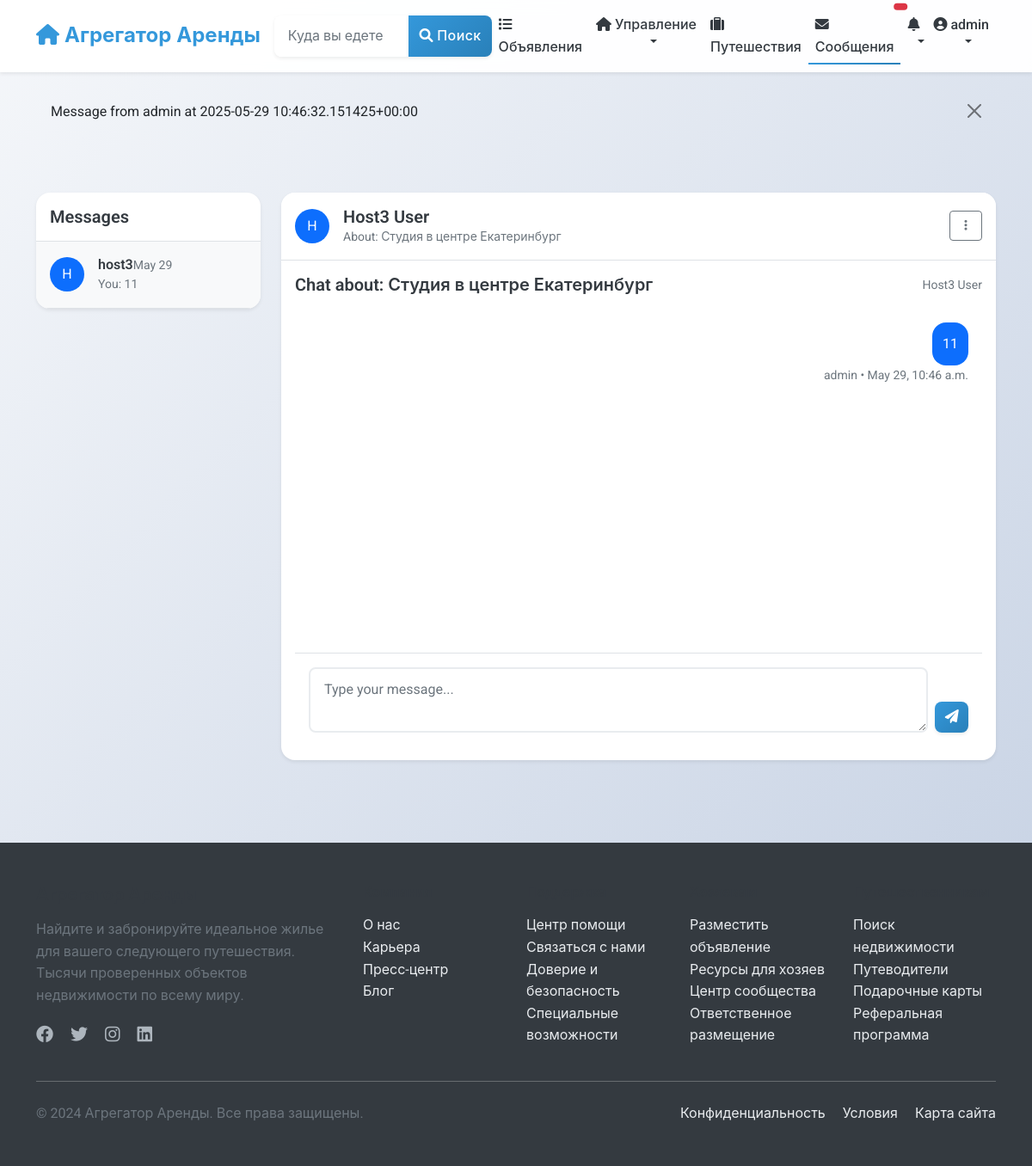
The page /chat/1/ (signed in) on the database as committed earlier.
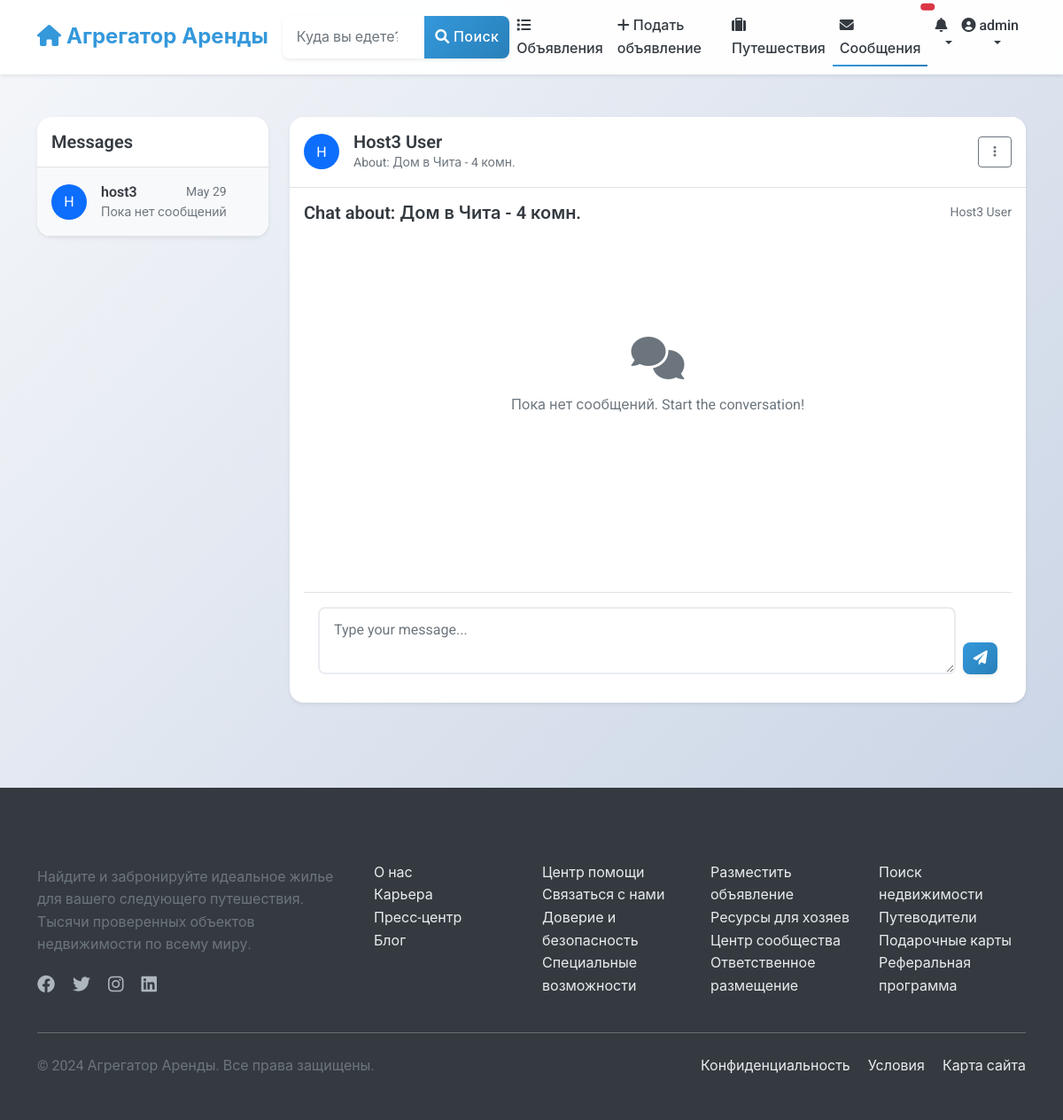
The same page on the database as committed later.
### chat/models.py (models this page shows, shortened)
class Message(models.Model):
    conversation = models.ForeignKey(
        Conversation,
        on_delete=models.CASCADE,
        related_name='messages',
        verbose_name=_("Conversation")
    )
    sender = models.ForeignKey(
        settings.AUTH_USER_MODEL,
        on_delete=models.CASCADE,
        related_name='sent_messages',
        verbose_name=_("Sender")
    )
    content = models.TextField(_("Message"))
    created_at = models.DateTimeField(_("Created at"), auto_now_add=True)
    is_read = models.BooleanField(_("Is read"), default=False)
    class Meta:
        verbose_name = _("Message")
        verbose_name_plural = _("Messages")
        ordering = ['created_at']
    def __str__(self):
        return f"Message from {self.sender.username} at {self.created_at}"

class Conversation(models.Model):
    participants = models.ManyToManyField(
        settings.AUTH_USER_MODEL,
        related_name='conversations',
        verbose_name=_("Participants")
    )
    created_at = models.DateTimeField(_("Created at"), auto_now_add=True)
    updated_at = models.DateTimeField(_("Updated at"), auto_now=True)
    listing = models.ForeignKey(
        'listings.Listing',
        on_delete=models.SET_NULL,
        related_name='conversations',
        null=True,
        blank=True,
        verbose_name=_("Related Listing")
    )
    booking = models.ForeignKey(
        'listings.Booking',
        on_delete=models.SET_NULL,
        related_name='conversations',
        null=True,
        blank=True,
        verbose_name=_("Related Booking")
    )
    class Meta:
        verbose_name = _("Conversation")
        verbose_name_plural = _("Conversations")
        ordering = ['-updated_at']
    @property
    def last_message(self):
        return self.messages.order_by('-created_at').first()

### users/models.py (models this page shows, shortened)
class User(AbstractUser):
    phone_number = models.CharField(_("Phone number"), max_length=20, blank=True)
    profile_picture = models.URLField(_("Profile picture URL"), blank=True)
    bio = models.TextField(_("Bio"), blank=True)
    is_phone_verified = models.BooleanField(_("Phone verified"), default=False)
    is_id_verified = models.BooleanField(_("ID verified"), default=False)
    is_host = models.BooleanField(_("Is host"), default=False)
    is_guest = models.BooleanField(_("Is guest"), default=True)
    ROLE_CHOICES = [
        ('user', _('Regular User')),
        ('host', _('Host')),
        ('moderator', _('Moderator')),
        ('admin', _('Administrator')),
    ]
    role = models.CharField(_("Role"), max_length=20, choices=ROLE_CHOICES, default='user')
    email_notifications = models.BooleanField(_("Email notifications"), default=True)
    sms_notifications = models.BooleanField(_("SMS notifications"), default=False)
    date_joined = models.DateTimeField(_("Date joined"), auto_now_add=True)
    last_updated = models.DateTimeField(_("Last updated"), auto_now=True)
    class Meta:
        verbose_name = _("User")
        verbose_name_plural = _("Users")

### listings/models.py (models this page shows, shortened)
class Listing(models.Model):
    title = models.CharField(_("Title"), max_length=100)
    description = models.TextField(_("Description"))
    address = models.CharField(_("Address"), max_length=255)
    city = models.CharField(_("City"), max_length=100)
    state = models.CharField(_("State/Province"), max_length=100)
    country = models.CharField(_("Country"), max_length=100)
    zip_code = models.CharField(_("ZIP/Postal Code"), max_length=20)
    latitude = models.DecimalField(_("Latitude"), max_digits=10, decimal_places=7, null=True, blank=True)
    longitude = models.DecimalField(_("Longitude"), max_digits=10, decimal_places=7, null=True, blank=True)
    price_per_night = models.DecimalField(_("Price per night"), max_digits=10, decimal_places=2)
    cleaning_fee = models.DecimalField(_("Cleaning fee"), max_digits=10, decimal_places=2, default=0)
    service_fee = models.DecimalField(_("Service fee"), max_digits=10, decimal_places=2, default=0)
    bedrooms = models.PositiveSmallIntegerField(_("Bedrooms"))
    bathrooms = models.DecimalField(_("Bathrooms"), max_digits=3, decimal_places=1)
    accommodates = models.PositiveSmallIntegerField(_("Accommodates"))
    property_type = models.CharField(_("Property type"), max_length=50)
    image_urls = models.JSONField(_("Image URLs"), default=list, null=True, blank=True)
    amenities = models.JSONField(_("Amenities"), default=list)
    house_rules = models.TextField(_("House rules"), blank=True)
    check_in_time = models.TimeField(_("Check-in time"), null=True, blank=True)
    check_out_time = models.TimeField(_("Check-out time"), null=True, blank=True)
    minimum_nights = models.PositiveSmallIntegerField(_("Minimum nights"), default=1)
    maximum_nights = models.PositiveSmallIntegerField(_("Maximum nights"), default=30)
    is_active = models.BooleanField(_("Is active"), default=True)
    is_approved = models.BooleanField(_("Is approved"), default=False)
    host = models.ForeignKey(
        settings.AUTH_USER_MODEL,
        on_delete=models.CASCADE,
        related_name='listings'
    )
    created_at = models.DateTimeField(_("Created at"), auto_now_add=True)
    updated_at = models.DateTimeField(_("Updated at"), auto_now=True)
    class Meta:
        verbose_name = _("Listing")
        verbose_name_plural = _("Listings")
        ordering = ['-created_at', '-id']
        ordering = ['-created_at']

### chat/views.py (the view, shortened to what this page needs)
# urls.py: path('<int:pk>/', views.conversation_detail, name='conversation_detail'),
@login_required
def conversation_detail(request, pk):
    conversation = get_object_or_404(Conversation, pk=pk)
    if request.user not in conversation.participants.all():
        raise Http404("Conversation not found")
    messages_list = conversation.messages.select_related('sender').order_by('created_at')
    unread_messages = messages_list.filter(is_read=False).exclude(sender=request.user)
    for msg in unread_messages:
        msg.is_read = True
        msg.save(update_fields=['is_read'])
    other_participants = conversation.participants.exclude(id=request.user.id)
    return render(request, 'chat/chat_room.html', {
        'conversation': conversation,
        'messages': messages_list,
        'other_participants': other_participants
    })

### notifications/templatetags/notify_tags.py (called while the page is built)
@register.simple_tag(takes_context=True)
def notification_count(context):
    user = context['request'].user
    if user.is_authenticated:
        count = user.notifications.filter(is_read=False).count()
        return count
    return 0

### chat/templates/chat/chat_room.html (shortened to what the changed rows need)
{% extends 'base.html' %}
{% load static %}
{% block content %}
<div class="container py-4">
    <div class="row">
        <div class="col-lg-3 mb-4 mb-lg-0">
            <div class="card shadow-sm">
                <div class="card-body p-0">
                    <div class="conversation-list" style="max-height: 70vh; overflow-y: auto;">
                        {% for conv in request.user.conversations.all %}
                        <a href="{% url 'chat:conversation_detail' pk=conv.id %}"
                           class="conversation-item d-flex align-items-center text-decoration-none text-reset p-3 border-bottom {% if conv.id == conversation.id %}bg-light{% endif %}">
                            {% for participant in conv.participants.all %}
                                {% if participant != request.user %}
                                    {% if participant.profile_picture %}
                                        <img src="{{ participant.profile_picture }}" class="rounded-circle me-3" width="40" height="40" alt="{{ participant.username }}">
                                    {% else %}
                                        <div class="rounded-circle bg-primary d-flex align-items-center justify-content-center me-3 text-white" style="width: 40px; height: 40px;">
                                            {{ participant.username|first|upper }}
                                        </div>
                                    {% endif %}
                                    <div>
                                        <div class="d-flex justify-content-between align-items-center">
                                            <h6 class="mb-0 text-truncate" style="max-width: 120px;">
                                                {{ participant.username }}
                                            </h6>
                                            <small class="text-muted">{{ conv.updated_at|date:"M d" }}</small>
                                        </div>
                                        <p class="mb-0 small text-muted text-truncate">
                                            {% if conv.last_message %}
                                                {% if conv.last_message.sender == request.user %}You: {% endif %}
                                                {{ conv.last_message.content|truncatechars:30 }}
                                            {% else %}
                                                Пока нет сообщений
                                            {% endif %}
                                        </p>
                                    </div>
                                {% endif %}
                            {% endfor %}
                        </a>
                        {% empty %}
                        <div class="p-4 text-center text-muted">
                            <p>Пока нет сообщений</p>
                        </div>
                        {% endfor %}
                    </div>
                </div>
            </div>
        </div>
        <div class="col-lg-9">
            <div class="card shadow-sm">
                <div class="card-header bg-white p-3 border-bottom">
                    <div class="d-flex align-items-center">
                        {% with other_user=other_participants.first %}
                            {% if other_user.profile_picture %}
                                <img src="{{ other_user.profile_picture }}" class="rounded-circle me-3" width="40" height="40" alt="{{ other_user.username }}">
                            {% else %}
                                <div class="rounded-circle bg-primary d-flex align-items-center justify-content-center me-3 text-white" style="width: 40px; height: 40px;">
                                    {{ other_user.username|first|upper }}
                                </div>
                            {% endif %}
                            <div>
                                <h5 class="mb-0">{{ other_user.get_full_name|default:other_user.username }}</h5>
                                {% if conversation.listing or conversation.booking %}
                                    <p class="text-muted mb-0 small">
                                        {% if conversation.listing %}
                                            About: {{ conversation.listing.title }}
                                        {% elif conversation.booking %}
                                            Бронирование: {{ conversation.booking.listing.title }}
                                        {% endif %}
                                    </p>
                                {% endif %}
                            </div>
                        {% endwith %}
                        <div class="dropdown ms-auto">
                            <button class="btn btn-outline-secondary btn-sm" type="button" id="chatOptionsDropdown" data-bs-toggle="dropdown" aria-expanded="false">
                            </button>
                        </div>
                    </div>
                </div>
                <div class="card-body p-0">
                    <div class="p-3">
                    <div class="d-flex justify-content-between align-items-center mb-3">
                        <h5 class="mb-0">
                            {% if conversation.listing %}
                                Chat about: {{ conversation.listing.title }}
                            {% elif conversation.booking %}
                                Бронирование: {{ conversation.booking.listing.title }}
                            {% else %}
                                Чат
                            {% endif %}
                        </h5>
                        <div class="text-muted small">
                            {% for participant in other_participants %}
                                {{ participant.get_full_name|default:participant.username }}
                            {% endfor %}
                        </div>
                    </div>
                    <div class="chat-messages p-3" id="messageContainer" style="height: 400px; overflow-y: auto;">
                        {% if messages %}
                            {% for message in messages %}
                                <div class="message mb-3 {% if message.sender == request.user %}message-outgoing{% else %}message-incoming{% endif %}">
                                    <div class="d-flex {% if message.sender == request.user %}justify-content-end{% endif %}">
                                        <div class="message-content {% if message.sender == request.user %}bg-primary text-white{% else %}bg-light{% endif %}" style="max-width: 80%; border-radius: 1rem; padding: 0.75rem;">
                                            {{ message.content|linebreaksbr }}
                                        </div>
                                    </div>
                                    <div class="message-meta small text-muted {% if message.sender == request.user %}text-end{% endif %}">
                                        {{ message.sender.first_name|default:message.sender.username }} • {{ message.created_at|date:"M d, g:i a" }}
                                    </div>
                                </div>
                            {% endfor %}
                        {% else %}
                            <div class="text-center my-5 py-5">
                                <i class="fas fa-comments fa-3x text-muted mb-3"></i>
                                <p class="text-muted">Пока нет сообщений. Start the conversation!</p>
                            </div>
                        {% endif %}
                    </div>
                </div>
            </div>
        </div>
    </div>
</div>
{% endblock %}

### templates/base.html (shortened to what this page needs)
<!DOCTYPE html>
<html lang="en">
<head>
    <link href="https://cdn.jsdelivr.net/npm/bootstrap@5.1.3/dist/css/bootstrap.min.css" rel="stylesheet">
    <link rel="stylesheet" href="https://cdnjs.cloudflare.com/ajax/libs/font-awesome/6.0.0/css/all.min.css">
</head>
<body>
    {% include 'includes/navbar.html' %}
    {% if messages %}
    <div class="container mt-3">
        {% for message in messages %}
        <div class="alert alert-{{ message.tags }} alert-dismissible fade show" role="alert">
            {{ message }}
            <button type="button" class="btn-close" data-bs-dismiss="alert" aria-label="Close"></button>
        </div>
        {% endfor %}
    </div>
    {% endif %}
    <main class="py-4">
        {% block content %}{% endblock %}
    </main>
    {% include 'includes/footer.html' %}
    <div id="notifications-container">
        {% include 'includes/notifications.html' %}
    </div>
</body>
</html>

### templates/includes/navbar.html (shortened to what the changed rows need)
<nav class="navbar navbar-expand-lg navbar-light bg-white shadow-sm">
    <div class="container">
        <div class="collapse navbar-collapse" id="navbarSupportedContent">
            <ul class="navbar-nav ms-auto mb-2 mb-lg-0">
                {% if user.is_authenticated %}
                    {% if user.is_host %}
                    <li class="nav-item dropdown">
                        <a class="nav-link dropdown-toggle" href="#" id="hostDropdown" role="button"
                           data-bs-toggle="dropdown" aria-expanded="false">
                            <i class="fas fa-home"></i> Управление
                        </a>
                    </li>
                    {% else %}
                    <li class="nav-item">
                        <a class="nav-link" href="{% url 'listings:listing_create' %}">
                            <i class="fas fa-plus"></i> Подать объявление
                        </a>
                    </li>
                    {% endif %}
                                {% load notify_tags %}
                {% endif %}
            </ul>
        </div>
    </div>
</nav>

Rows that differ between the two databases and show on the page:
removed Message: sender+created_at "Message from admin at 2025-05-29 10:46:32.151425+00:00", content "11", sender.first_name "admin", created_at "May 29, 10:46 a.m."
changed User "admin": is_host True → False (drawn)
changed Conversation "May 29": listing "Студия в центре Екатеринбург" → "Дом в Чита - 4 комн."; last_message.content "11" → (not shown)
changed User "host3": text "You:" → "Пока нет сообщений"
Other text that changed with them:
text no longer shown: "Управление"
text now shown: "Подать объявление Пока нет сообщений. Start the conversation!"
